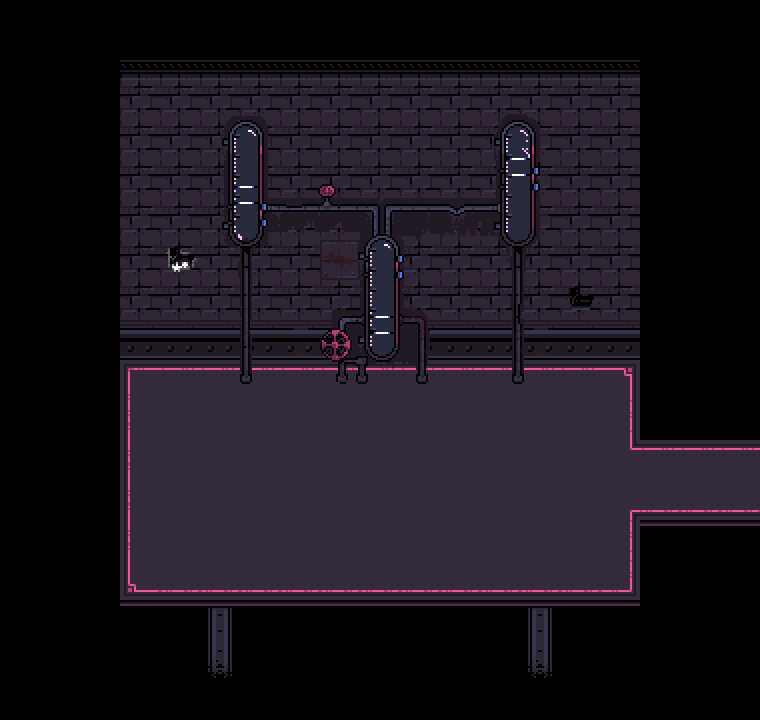

A 2D game scene composited from a Tiled map and its tileset images. What follows is a short description and the map's XML, with every tile layer's data as written:
An orthogonal 19x18 tile map with 40x40 px tiles, 4 tile layers (Tile Layer 2, Tile Layer 1, Tile Layer 4, Tile Layer 3), 2 tilesets and 10 objects (transition, right, spawn).

<map version="1.10" tiledversion="1.10.2" orientation="orthogonal" renderorder="right-down" width="19" height="18" tilewidth="40" tileheight="40" infinite="0" nextlayerid="8" nextobjectid="11">
 <properties>
  <property name="light" type="bool" value="true" />
  <property name="music" value="undertale_yellow/steamworks_overworld" />
 </properties>
 <tileset firstgid="1" source="../../../tilesets/steamworks.tsx" />
 <tileset firstgid="1497" source="../../../tilesets/steamworks_objects.tsx" />
 <layer id="2" name="Tile Layer 2" width="19" height="18">
  <data encoding="csv">
0,0,0,0,0,0,0,0,0,0,0,0,0,0,0,0,0,0,0,
0,0,0,0,0,0,0,0,0,0,0,0,0,0,0,0,0,0,0,
0,0,0,0,0,0,0,0,0,0,0,0,0,0,0,0,0,0,0,
0,0,0,0,0,0,0,0,0,0,0,0,0,0,0,0,0,0,0,
0,0,0,0,0,0,0,0,0,0,0,0,0,0,0,0,0,0,0,
0,0,0,0,0,0,0,0,0,0,0,0,0,0,0,0,0,0,0,
0,0,0,0,0,0,0,0,0,0,0,0,0,0,0,0,0,0,0,
0,0,0,0,0,0,0,0,0,0,0,0,0,0,0,0,0,0,0,
0,0,0,0,0,0,0,0,0,0,0,0,0,0,0,0,0,0,0,
0,0,0,0,0,0,0,0,0,0,0,0,0,0,0,0,0,0,0,
0,0,0,0,0,0,0,0,0,0,0,0,0,0,0,0,0,0,0,
0,0,0,0,0,0,0,0,0,0,0,0,0,0,0,0,0,0,0,
0,0,0,0,0,0,0,0,0,0,0,0,0,0,0,0,0,0,0,
0,0,0,0,0,0,0,0,0,0,0,0,0,0,0,0,0,0,0,
0,0,0,0,0,0,0,0,0,0,0,0,0,0,0,0,0,0,0,
0,0,0,0,0,205,0,0,0,0,0,0,0,205,0,0,0,0,0,
0,0,0,0,0,307,0,0,0,0,0,0,0,307,0,0,0,0,0,
0,0,0,0,0,0,0,0,0,0,0,0,0,0,0,0,0,0,0
</data>
 </layer>
 <layer id="1" name="Tile Layer 1" width="19" height="18">
  <data encoding="csv">
0,0,0,0,0,0,0,0,0,0,0,0,0,0,0,0,0,0,0,
0,0,0,513,513,513,513,513,513,513,513,513,513,513,513,513,0,0,0,
0,0,0,649,649,649,649,649,649,649,649,649,649,649,649,649,0,0,0,
0,0,0,649,649,649,649,649,649,649,649,649,649,649,649,649,0,0,0,
0,0,0,649,649,649,649,649,649,649,649,649,649,649,649,649,0,0,0,
0,0,0,649,649,649,649,649,649,649,649,649,649,649,649,649,0,0,0,
0,0,0,649,581,649,649,649,683,649,649,649,649,649,649,649,0,0,0,
0,0,0,649,649,649,649,649,649,649,649,649,649,649,615,649,0,0,0,
0,0,0,689,689,689,689,688,689,689,689,689,689,688,689,689,0,0,0,
0,0,0,35,36,36,36,36,36,36,36,36,36,36,36,37,0,0,0,
0,0,0,69,70,70,70,70,70,70,70,70,70,70,70,71,0,0,0,
0,0,0,69,70,70,70,70,70,70,70,70,70,70,70,72,36,36,36,
0,0,0,69,70,70,70,70,70,70,70,70,70,70,70,38,104,104,104,
0,0,0,69,70,70,70,70,70,70,70,70,70,70,70,71,138,138,138,
0,0,0,103,104,104,104,104,104,104,104,104,104,104,104,105,0,0,0,
0,0,0,138,138,138,138,138,138,138,138,138,138,138,138,138,0,0,0,
0,0,0,0,0,0,0,0,0,0,0,0,0,0,0,0,0,0,0,
0,0,0,0,0,0,0,0,0,0,0,0,0,0,0,0,0,0,0
</data>
 </layer>
 <layer id="4" name="Tile Layer 4" width="19" height="18" offsetx="24" offsety="20">
  <data encoding="csv">
0,0,0,0,0,0,0,0,0,0,0,0,0,0,0,0,0,0,0,
0,0,0,0,0,0,0,0,0,0,0,0,0,0,0,0,0,0,0,
0,0,0,0,0,0,0,0,0,0,0,0,0,0,0,0,0,0,0,
0,0,0,0,0,0,0,0,0,0,0,0,0,0,0,0,0,0,0,
0,0,0,0,0,0,0,0,0,0,0,0,0,0,0,0,0,0,0,
0,0,0,0,0,0,0,0,0,0,0,0,0,0,0,0,0,0,0,
0,0,0,0,0,0,0,0,0,0,0,0,0,0,0,0,0,0,0,
0,0,0,0,0,0,0,0,0,0,0,0,0,0,0,0,0,0,0,
0,0,0,0,0,1509,0,0,0,0,0,0,0,0,0,0,0,0,0,
0,0,0,0,0,0,0,0,0,0,0,0,0,0,0,0,0,0,0,
0,0,0,0,0,0,0,0,0,0,0,0,0,0,0,0,0,0,0,
0,0,0,0,0,0,0,0,0,0,0,0,0,0,0,0,0,0,0,
0,0,0,0,0,0,0,0,0,0,0,0,0,0,0,0,0,0,0,
0,0,0,0,0,0,0,0,0,0,0,0,0,0,0,0,0,0,0,
0,0,0,0,0,0,0,0,0,0,0,0,0,0,0,0,0,0,0,
0,0,0,0,0,0,0,0,0,0,0,0,0,0,0,0,0,0,0,
0,0,0,0,0,0,0,0,0,0,0,0,0,0,0,0,0,0,0,
0,0,0,0,0,0,0,0,0,0,0,0,0,0,0,0,0,0,0
</data>
 </layer>
 <layer id="3" name="Tile Layer 3" width="19" height="18" offsetx="22" offsety="24">
  <data encoding="csv">
0,0,0,0,0,0,0,0,0,0,0,0,0,0,0,0,0,0,0,
0,0,0,0,0,0,0,0,0,0,0,0,0,0,0,0,0,0,0,
0,0,0,0,0,0,0,0,0,0,0,0,0,0,0,0,0,0,0,
0,0,0,0,0,0,0,0,0,0,0,0,0,0,0,0,0,0,0,
0,0,0,0,0,0,0,0,0,0,0,0,0,0,0,0,0,0,0,
0,0,0,0,0,0,0,0,0,0,0,0,0,0,0,0,0,0,0,
0,0,0,0,0,0,0,0,0,0,0,0,0,0,0,0,0,0,0,
0,0,0,0,0,0,0,0,0,0,0,0,0,0,0,0,0,0,0,
0,0,0,0,0,1508,0,0,0,0,0,0,0,0,0,0,0,0,0,
0,0,0,0,0,0,0,0,0,0,0,0,0,0,0,0,0,0,0,
0,0,0,0,0,0,0,0,0,0,0,0,0,0,0,0,0,0,0,
0,0,0,0,0,0,0,0,0,0,0,0,0,0,0,0,0,0,0,
0,0,0,0,0,0,0,0,0,0,0,0,0,0,0,0,0,0,0,
0,0,0,0,0,0,0,0,0,0,0,0,0,0,0,0,0,0,0,
0,0,0,0,0,0,0,0,0,0,0,0,0,0,0,0,0,0,0,
0,0,0,0,0,0,0,0,0,0,0,0,0,0,0,0,0,0,0,
0,0,0,0,0,0,0,0,0,0,0,0,0,0,0,0,0,0,0,
0,0,0,0,0,0,0,0,0,0,0,0,0,0,0,0,0,0,0
</data>
 </layer>
 <objectgroup id="5" name="collision">
  <object id="1" x="640" y="400" width="120" height="40" />
  <object id="2" x="640" y="520" width="120" height="40" />
  <object id="3" x="640" y="560" width="40" height="80" />
  <object id="4" x="640" y="320" width="40" height="80" />
  <object id="5" x="80" y="320" width="40" height="320" />
  <object id="6" x="120" y="600" width="520" height="40" />
  <object id="7" x="120" y="320" width="520" height="40" />
 </objectgroup>
 <objectgroup id="6" name="objects">
  <object id="8" name="transition" x="720" y="440" width="40" height="80">
   <properties>
    <property name="map" value="steamworks/04_transition_b" />
    <property name="marker" value="left" />
   </properties>
  </object>
 </objectgroup>
 <objectgroup id="7" name="markers">
  <object id="9" name="right" x="680" y="480">
   <point />
  </object>
  <object id="10" name="spawn" x="380" y="480">
   <point />
  </object>
 </objectgroup>
</map>
